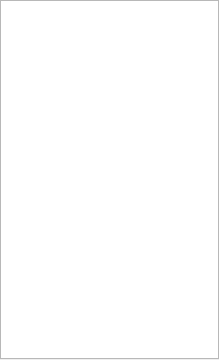
<?xml version="1.0" encoding="UTF-8"?>
<ui version="4.0">
 <class>Dialog</class>
 <widget class="QDialog" name="Dialog">
  <property name="geometry">
   <rect>
    <x>0</x>
    <y>0</y>
    <width>219</width>
    <height>360</height>
   </rect>
  </property>
  <property name="windowTitle">
   <string>References</string>
  </property>
  <widget class="QListWidget" name="lstRefs">
   <property name="geometry">
    <rect>
     <x>0</x>
     <y>0</y>
     <width>219</width>
     <height>359</height>
    </rect>
   </property>
   <property name="sizePolicy">
    <sizepolicy hsizetype="Maximum" vsizetype="Maximum">
     <horstretch>0</horstretch>
     <verstretch>0</verstretch>
    </sizepolicy>
   </property>
  </widget>
 </widget>
 <resources/>
 <connections>
  <connection>
   <sender>lstRefs</sender>
   <signal>currentItemChanged(QListWidgetItem*,QListWidgetItem*)</signal>
   <receiver>Dialog</receiver>
   <slot>referenceSelected()</slot>
   <hints>
    <hint type="sourcelabel">
     <x>113</x>
     <y>179</y>
    </hint>
    <hint type="destinationlabel">
     <x>113</x>
     <y>179</y>
    </hint>
   </hints>
  </connection>
 </connections>
 <slots>
  <slot>referenceSelected()</slot>
 </slots>
</ui>
